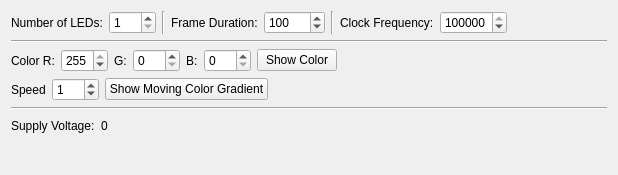
<?xml version="1.0" encoding="UTF-8"?>
<ui version="4.0">
 <class>LEDStrip</class>
 <widget class="QWidget" name="LEDStrip">
  <property name="geometry">
   <rect>
    <x>0</x>
    <y>0</y>
    <width>618</width>
    <height>175</height>
   </rect>
  </property>
  <property name="windowTitle">
   <string>Form</string>
  </property>
  <layout class="QVBoxLayout" name="verticalLayout_6">
   <item>
    <layout class="QHBoxLayout" name="horizontalLayout">
     <item>
      <widget class="QLabel" name="label">
       <property name="text">
        <string>Number of LEDs:</string>
       </property>
      </widget>
     </item>
     <item>
      <widget class="QSpinBox" name="box_num_led">
       <property name="minimum">
        <number>1</number>
       </property>
       <property name="maximum">
        <number>320</number>
       </property>
      </widget>
     </item>
     <item>
      <widget class="Line" name="line">
       <property name="orientation">
        <enum>Qt::Vertical</enum>
       </property>
      </widget>
     </item>
     <item>
      <widget class="QLabel" name="label_5">
       <property name="text">
        <string>Frame Duration:</string>
       </property>
      </widget>
     </item>
     <item>
      <widget class="QSpinBox" name="box_frame_duration">
       <property name="minimum">
        <number>10</number>
       </property>
       <property name="maximum">
        <number>32768</number>
       </property>
       <property name="value">
        <number>100</number>
       </property>
      </widget>
     </item>
     <item>
      <widget class="Line" name="line_4">
       <property name="orientation">
        <enum>Qt::Vertical</enum>
       </property>
      </widget>
     </item>
     <item>
      <widget class="QLabel" name="label_7">
       <property name="text">
        <string>Clock Frequency:</string>
       </property>
      </widget>
     </item>
     <item>
      <widget class="QSpinBox" name="box_clock_frequency">
       <property name="minimum">
        <number>10000</number>
       </property>
       <property name="maximum">
        <number>2000000</number>
       </property>
       <property name="singleStep">
        <number>100000</number>
       </property>
       <property name="value">
        <number>1666666</number>
       </property>
      </widget>
     </item>
     <item>
      <spacer name="horizontalSpacer">
       <property name="orientation">
        <enum>Qt::Horizontal</enum>
       </property>
       <property name="sizeHint" stdset="0">
        <size>
         <width>40</width>
         <height>20</height>
        </size>
       </property>
      </spacer>
     </item>
    </layout>
   </item>
   <item>
    <widget class="Line" name="line_2">
     <property name="orientation">
      <enum>Qt::Horizontal</enum>
     </property>
    </widget>
   </item>
   <item>
    <layout class="QHBoxLayout" name="horizontalLayout_2">
     <item>
      <widget class="QLabel" name="label_2">
       <property name="text">
        <string>Color R:</string>
       </property>
      </widget>
     </item>
     <item>
      <widget class="QSpinBox" name="box_r">
       <property name="maximum">
        <number>255</number>
       </property>
       <property name="value">
        <number>255</number>
       </property>
      </widget>
     </item>
     <item>
      <widget class="QLabel" name="label_3">
       <property name="text">
        <string>G:</string>
       </property>
      </widget>
     </item>
     <item>
      <widget class="QSpinBox" name="box_g">
       <property name="maximum">
        <number>255</number>
       </property>
      </widget>
     </item>
     <item>
      <widget class="QLabel" name="label_4">
       <property name="text">
        <string>B:</string>
       </property>
      </widget>
     </item>
     <item>
      <widget class="QSpinBox" name="box_b">
       <property name="maximum">
        <number>255</number>
       </property>
      </widget>
     </item>
     <item>
      <widget class="QPushButton" name="button_color">
       <property name="text">
        <string>Show Color</string>
       </property>
      </widget>
     </item>
     <item>
      <spacer name="horizontalSpacer_2">
       <property name="orientation">
        <enum>Qt::Horizontal</enum>
       </property>
       <property name="sizeHint" stdset="0">
        <size>
         <width>40</width>
         <height>20</height>
        </size>
       </property>
      </spacer>
     </item>
    </layout>
   </item>
   <item>
    <layout class="QHBoxLayout" name="horizontalLayout_3">
     <item>
      <widget class="QLabel" name="label_6">
       <property name="text">
        <string>Speed</string>
       </property>
      </widget>
     </item>
     <item>
      <widget class="QSpinBox" name="box_speed">
       <property name="maximum">
        <number>255</number>
       </property>
       <property name="value">
        <number>1</number>
       </property>
      </widget>
     </item>
     <item>
      <widget class="QPushButton" name="button_gradient">
       <property name="text">
        <string>Show Moving Color Gradient</string>
       </property>
      </widget>
     </item>
     <item>
      <spacer name="horizontalSpacer_3">
       <property name="orientation">
        <enum>Qt::Horizontal</enum>
       </property>
       <property name="sizeHint" stdset="0">
        <size>
         <width>40</width>
         <height>20</height>
        </size>
       </property>
      </spacer>
     </item>
    </layout>
   </item>
   <item>
    <widget class="Line" name="line_3">
     <property name="orientation">
      <enum>Qt::Horizontal</enum>
     </property>
    </widget>
   </item>
   <item>
    <layout class="QHBoxLayout" name="horizontalLayout_4">
     <item>
      <widget class="QLabel" name="label_8">
       <property name="text">
        <string>Supply Voltage:</string>
       </property>
      </widget>
     </item>
     <item>
      <widget class="QLabel" name="label_voltage">
       <property name="text">
        <string>0</string>
       </property>
      </widget>
     </item>
     <item>
      <spacer name="horizontalSpacer_4">
       <property name="orientation">
        <enum>Qt::Horizontal</enum>
       </property>
       <property name="sizeHint" stdset="0">
        <size>
         <width>40</width>
         <height>20</height>
        </size>
       </property>
      </spacer>
     </item>
    </layout>
   </item>
   <item>
    <spacer name="verticalSpacer">
     <property name="orientation">
      <enum>Qt::Vertical</enum>
     </property>
     <property name="sizeHint" stdset="0">
      <size>
       <width>20</width>
       <height>40</height>
      </size>
     </property>
    </spacer>
   </item>
  </layout>
 </widget>
 <resources/>
 <connections/>
</ui>
